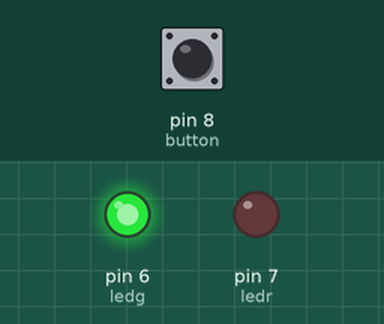
Recording of a sketch running on a simulated Arduino Uno, built with avr-gcc and run on an emulated ATmega328P. Parts: output pins drawn as LEDs (lit = HIGH). The test bench sets the inputs (shaded band); at power-on: pin 8 (button) LOW.

Above: at 1.2 s.
1.3 s: pin 8 (button) pulled HIGH for 0.15 s
At 1.8 s:
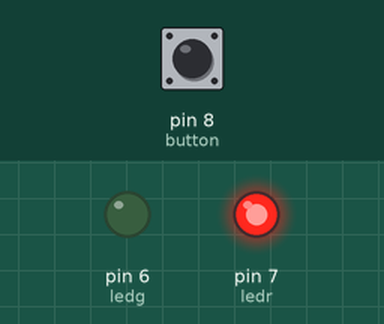
4.4 s: pin 8 (button) pulled HIGH for 1 s
At 8.2 s:
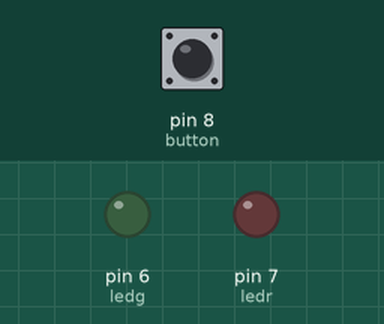
8.4 s: pin 8 (button) pulled HIGH for 3.2 s
At 9.6 s:
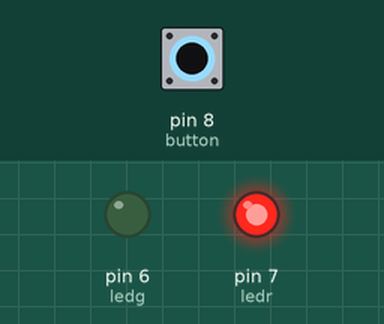
Timing chart, 0 to 12.9 s (numbered marks = the images above; inputs shaded):
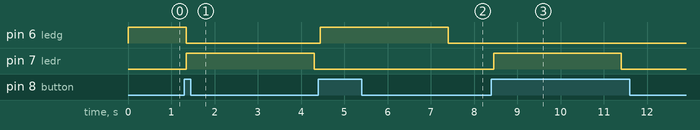

The sketch:

LEDlighting-withbutton.ino
```cpp
#define button 8
#define ledr 7
#define ledg 6

int buttoncounter = 0;
int lastButtonState = LOW;
unsigned long lastButtonPressTime = 0;

void setup() {
  pinMode(button, INPUT);
  pinMode(ledg, OUTPUT);
  pinMode(ledr, OUTPUT);
}

void loop() {
  int buttonstatus = digitalRead(button);

  if (buttonstatus == HIGH && lastButtonState == LOW) {
    buttoncounter++;
    lastButtonPressTime = millis();
    delay(50);
  }

  lastButtonState = buttonstatus;

  if (millis() - lastButtonPressTime > 3000) {
    digitalWrite(ledg, LOW);
    digitalWrite(ledr, LOW);
  } else {
    if (buttoncounter % 2 == 0) {
      digitalWrite(ledg, HIGH);
      digitalWrite(ledr, LOW);
    } else {
      digitalWrite(ledr, HIGH);
      digitalWrite(ledg, LOW);
    }
  }
}
```

Measured:
- after the input at 1.3 s, pin 6 (ledg): HIGH → LOW after 0.05 s instead of 1.7 s; pin 7 (ledr): LOW → HIGH after 0.05 s, → LOW 3.0 s later
- after the input at 4.4 s, pin 6 (ledg): LOW → HIGH after 0.05 s, → LOW 3.0 s later
- after the input at 8.4 s, pin 7 (ledr): LOW → HIGH after 0.05 s, → LOW 3.0 s later
